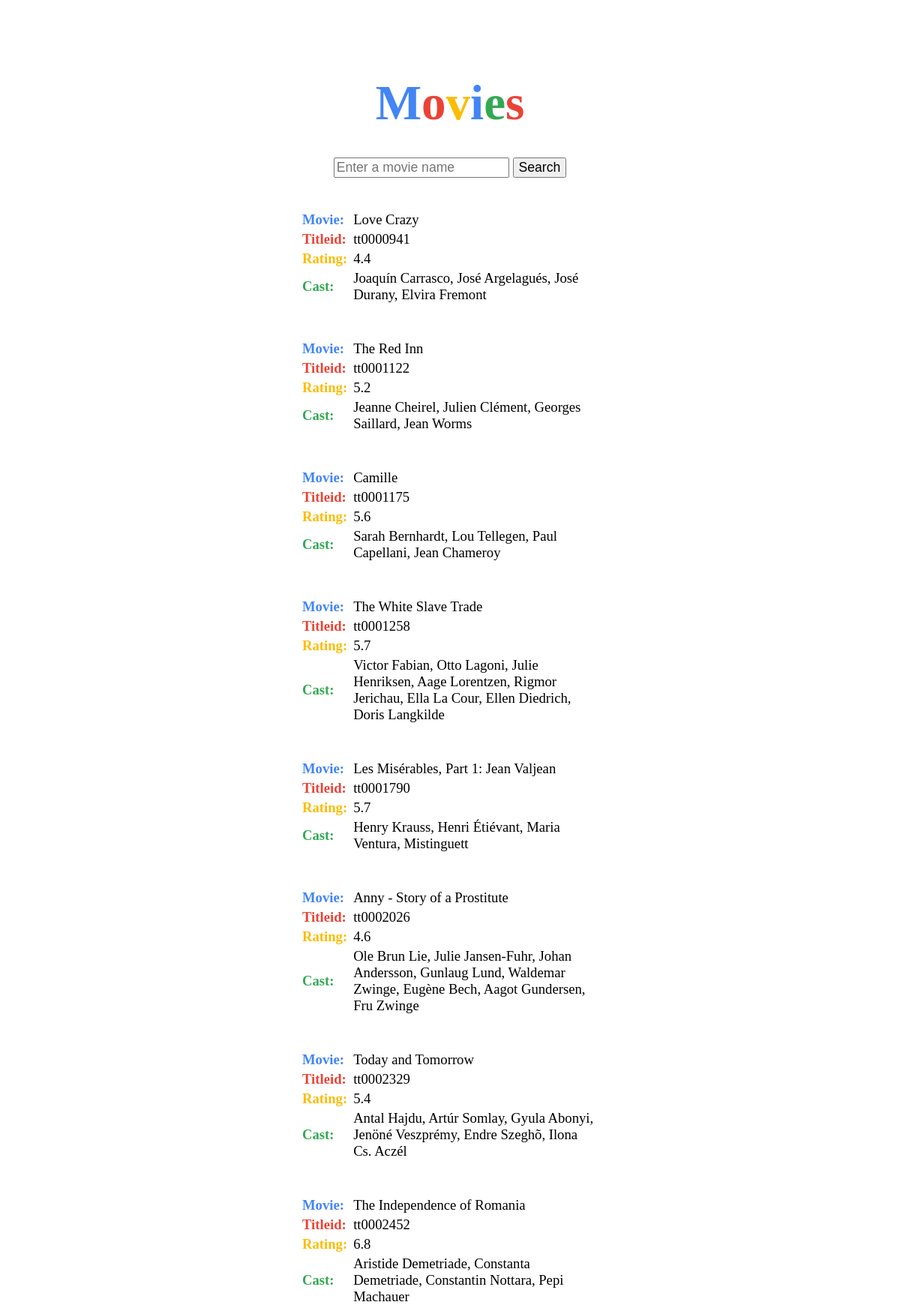
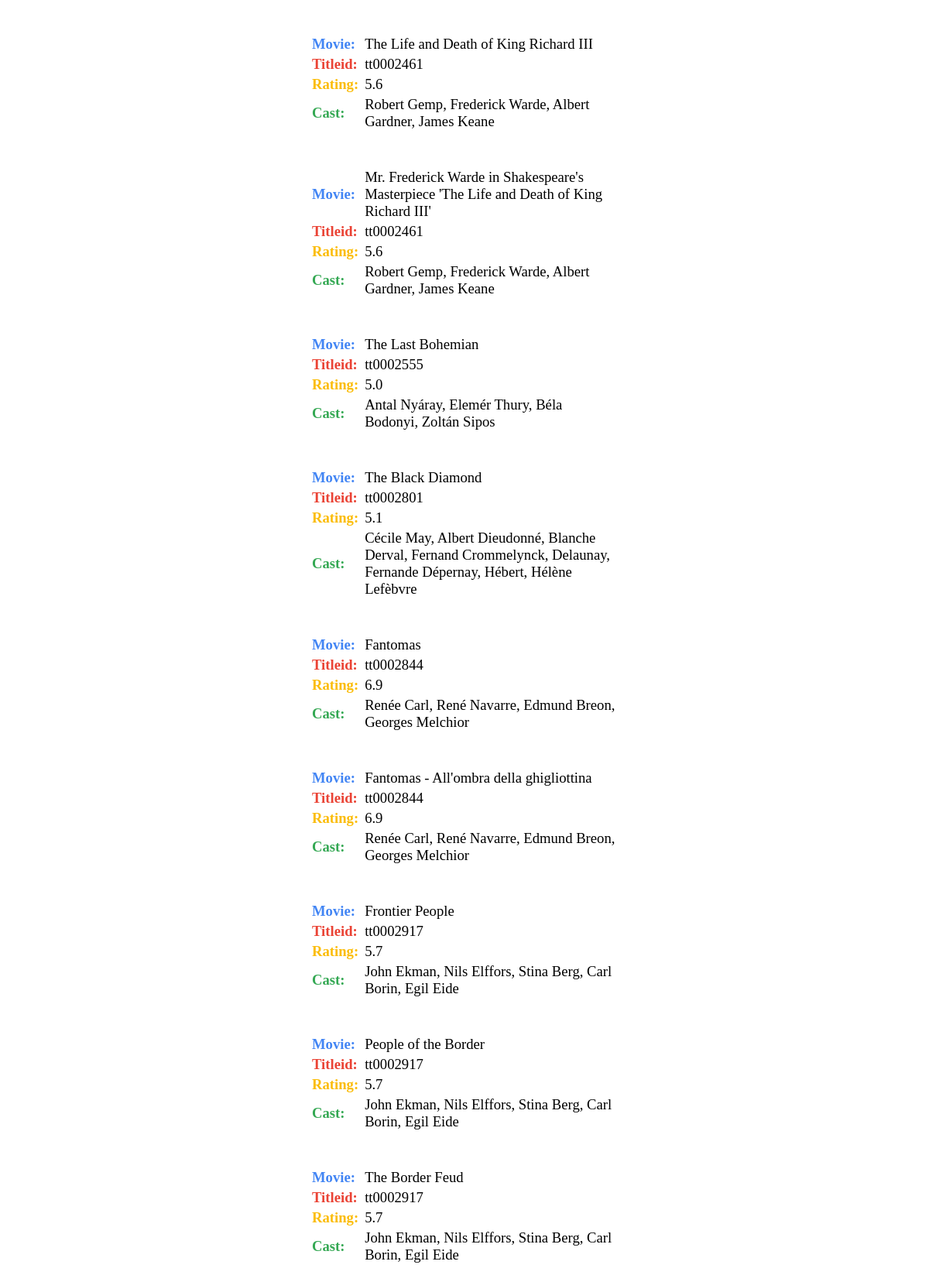
Page /movies/ (upper part) on the committed database (2 pictures, top to bottom).
### basic_app/models.py (models this page shows, shortened)
class Movie_detail(models.Model):
    name     = models.CharField(max_length = 264)
    titleid  = models.CharField(max_length = 264)
    rating   = models.FloatField()
    cast     = models.CharField(max_length = 264)

### basic_app/views.py (the view)
# urls.py: url(r'^movies/', views.MovieList.as_view(), name='movielist'),
class MovieList(generics.ListAPIView):
    renderer_classes = [TemplateHTMLRenderer]
    template_name = 'basic_app/testsearch.html'
    serializer_class = MovieSerializer
    filter_backends = (filters.SearchFilter,filters.OrderingFilter,)
    search_fields = ('name', )
    ordering_fields = ('rating', )
    def get(self, *args, **kwargs):
        query= self.request.GET.get('search','')
        print(query)
        queryset =Movie_detail.objects.filter(Q(name__icontains=query) | Q(titleid__icontains=query))
        return Response({'movie_context': queryset})

### templates/basic_app/testsearch.html (shortened to what this page needs)
<!DOCTYPE html>
{% load staticfiles %}
<html lang="en" dir="ltr">
  <head>
      <link rel="stylesheet" href="{% static 'css/myStyle.css' %}">
      <link rel="stylesheet" href="https://cdnjs.cloudflare.com/ajax/libs/jqueryui/1.12.1/themes/smoothness/jquery-ui.css">
  </head>
  <body>
    <center>
    <p><b>
         <span class='m'>M</span>
         <span class='o'>o</span>
         <span class='v'>v</span>
         <span class='i'>i</span>
         <span class='e'>e</span>
         <span class='s'>s</span>
       </b></p>
    <div class="ui-widget">
      <form class="form-inline mr-auto" method="get" action="{% url 'movielist' %}">
        <input class="form-control mr-sm-2" type="text" placeholder="Enter a movie name" aria-label="Search"  name="search" id='search' >
        <button  type="submit">Search</button>
      </form>
      <br>
      <br>
    </div>
    <div class='res'>
      {% if movie_context %}
        {% for k in movie_context %}
        <table border='0px' width='400px'>
          <tr>
            <td class="m1">Movie:<td>
            <td>{{k.name}}</td>
          </tr>
          <tr >
            <td class="m2">Titleid:<td>
            <td>{{k.titleid}}</td>
          </tr>
          <tr>
            <td class="m3">Rating:<td>
            <td>{{k.rating}}</td>
          </tr>
          <tr>
            <td class="m4">Cast:<td>
            <td>{{k.cast}}</td>
          </tr>
        </table>
        <br><br>
        {% endfor %}
      {% endif %}
    </div>
  </center>
  </body>
</html>

### static/css/myStyle.css (style rules this page uses)
.m { color: #4285f4; font-size: 65px; }
.o { color: #ea4335; font-size: 65px; }
.v { color: #fbbc05; font-size: 65px; }
.i { color: #4285f4; font-size: 65px; }
.e { color: #34a853; font-size: 65px; }
.s { color: #ea4335; font-size: 65px; }
p { font-family: Times; margin-top: 100px; white-space: nowrap; font-size: 0px; margin-bottom: 35px ; }
.res { font-family: times, serif; font-size:14pt; }
.m1 { color: #4285f4; font-weight: bold; }
.m2 { color: #ea4335; font-weight: bold; }
.m3 { color: #fbbc05; font-weight: bold; }
.m4 { color: #34a853; font-weight: bold; }

### rows in the picture
Movie_detail: name "Love Crazy", titleid "tt0000941", rating "4.4", cast "Joaquín Carrasco, José Argelagués, José Durany, Elvira Fremont"
Movie_detail: name "The Red Inn", titleid "tt0001122", rating "5.2", cast "Jeanne Cheirel, Julien Clément, Georges Saillard, Jean Worms"
Movie_detail: name "Camille", titleid "tt0001175", rating "5.6", cast "Sarah Bernhardt, Lou Tellegen, Paul Capellani, Jean Chameroy"
Movie_detail: name "The White Slave Trade", titleid "tt0001258", rating "5.7", cast "Victor Fabian, Otto Lagoni, Julie Henriksen, Aage Lorentzen, Rigmor Jerichau, Ella La Cour, Ellen Diedrich, Doris Langkilde"
Movie_detail: name "Les Misérables, Part 1: Jean Valjean", titleid "tt0001790", rating "5.7", cast "Henry Krauss, Henri Étiévant, Maria Ventura, Mistinguett"
Movie_detail: name "Anny - Story of a Prostitute", titleid "tt0002026", rating "4.6", cast "Ole Brun Lie, Julie Jansen-Fuhr, Johan Andersson, Gunlaug Lund, Waldemar Zwinge, Eugène Bech, Aagot Gundersen, Fru Zwinge"
Movie_detail: name "Today and Tomorrow", titleid "tt0002329", rating "5.4", cast "Antal Hajdu, Artúr Somlay, Gyula Abonyi, Jenöné Veszprémy, Endre Szeghõ, Ilona Cs. Aczél"
Movie_detail: name "The Independence of Romania", titleid "tt0002452", rating "6.8", cast "Aristide Demetriade, Constanta Demetriade, Constantin Nottara, Pepi Machauer"
Movie_detail: name "The Life and Death of King Richard III", titleid "tt0002461", rating "5.6", cast "Robert Gemp, Frederick Warde, Albert Gardner, James Keane"
Movie_detail: name "Mr. Frederick Warde in Shakespeare's Masterpiece 'The Life and Death of King Richard III'", titleid "tt0002461", rating "5.6", cast "Robert Gemp, Frederick Warde, Albert Gardner, James Keane"
Movie_detail: name "The Last Bohemian", titleid "tt0002555", rating "5.0", cast "Antal Nyáray, Elemér Thury, Béla Bodonyi, Zoltán Sipos"
Movie_detail: name "The Black Diamond", titleid "tt0002801", rating "5.1", cast "Cécile May, Albert Dieudonné, Blanche Derval, Fernand Crommelynck, Delaunay, Fernande Dépernay, Hébert, Hélène Lefèbvre"
Movie_detail: name "Fantomas", titleid "tt0002844", rating "6.9", cast "Renée Carl, René Navarre, Edmund Breon, Georges Melchior"
Movie_detail: name "Fantomas - All'ombra della ghigliottina", titleid "tt0002844", rating "6.9", cast "Renée Carl, René Navarre, Edmund Breon, Georges Melchior"
Movie_detail: name "Frontier People", titleid "tt0002917", rating "5.7", cast "John Ekman, Nils Elffors, Stina Berg, Carl Borin, Egil Eide"
Movie_detail: name "People of the Border", titleid "tt0002917", rating "5.7", cast "John Ekman, Nils Elffors, Stina Berg, Carl Borin, Egil Eide"
Movie_detail: name "The Border Feud", titleid "tt0002917", rating "5.7", cast "John Ekman, Nils Elffors, Stina Berg, Carl Borin, Egil Eide"
